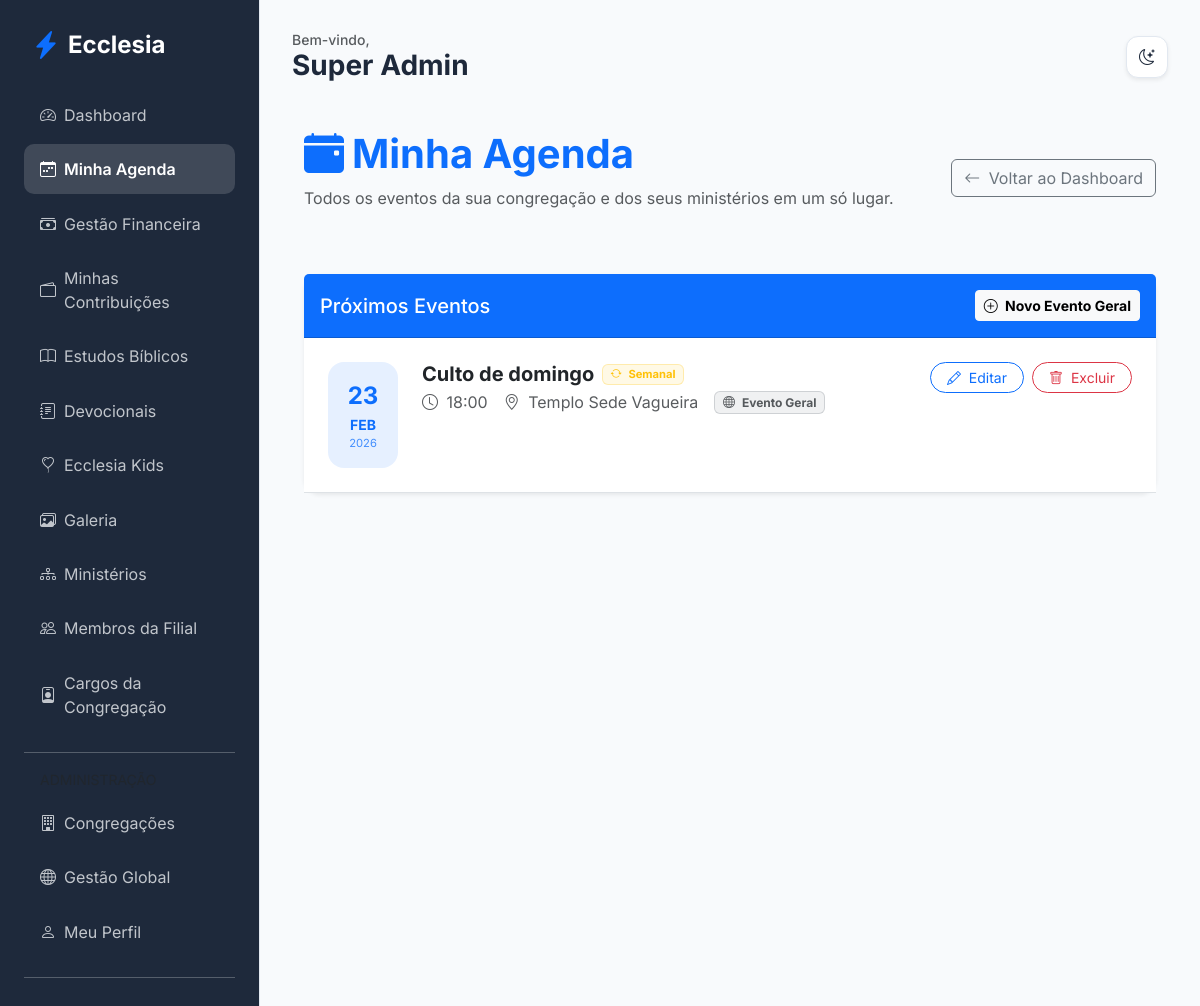
Page /members/agenda (signed in) on the earlier database version.
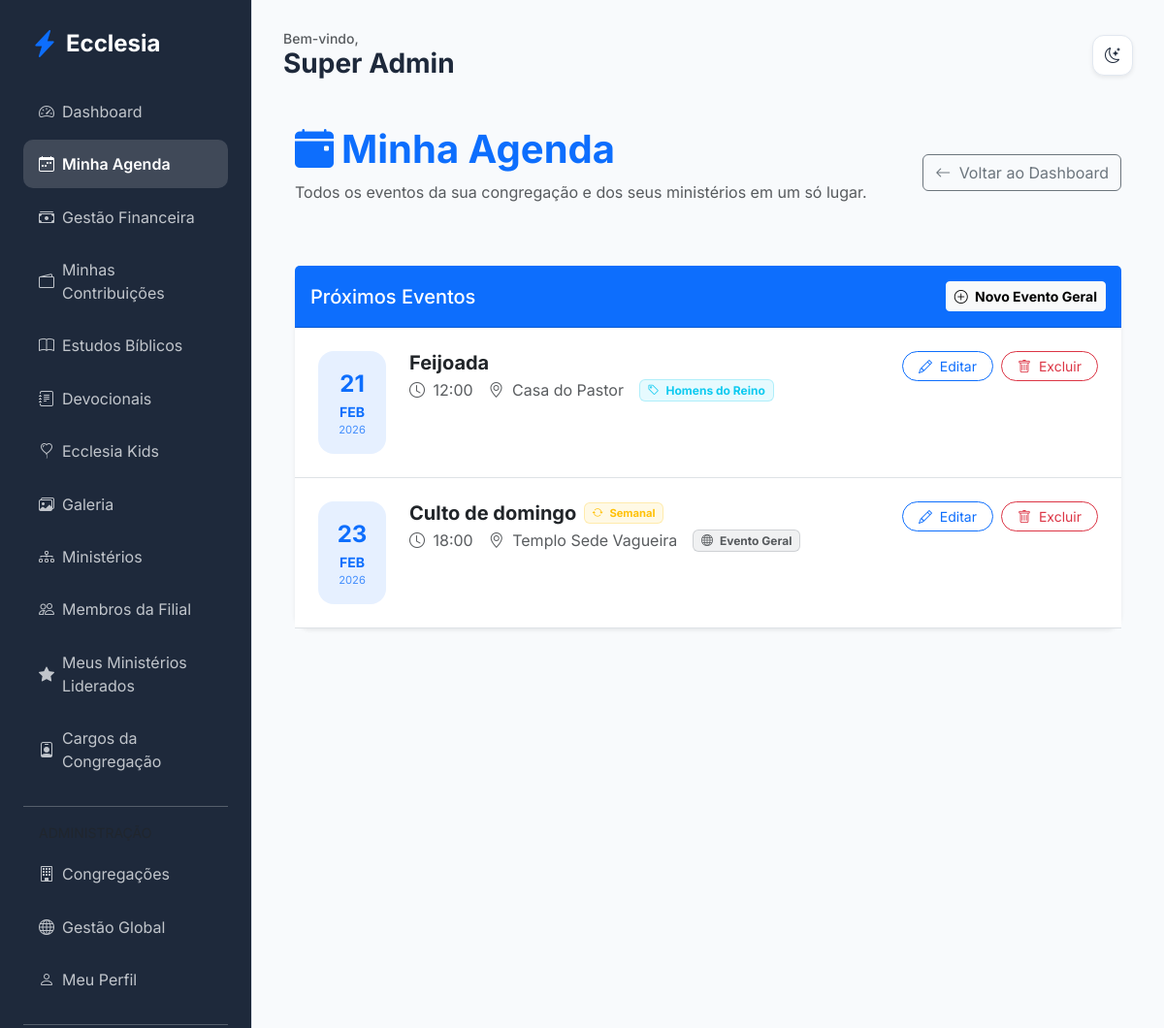
Same page on the later database version.
### app/core/models.py (models this page shows)
class Event(db.Model):
    id = db.Column(db.Integer, primary_key=True)
    title = db.Column(db.String(100), nullable=False)
    description = db.Column(db.Text)
    start_time = db.Column(db.DateTime, nullable=False)
    location = db.Column(db.String(200))
    ministry_id = db.Column(db.Integer, db.ForeignKey('ministry.id'), nullable=True)
    church_id = db.Column(db.Integer, db.ForeignKey('church.id'))
    recurrence = db.Column(db.String(20), default='none')

class Ministry(db.Model):
    id = db.Column(db.Integer, primary_key=True)
    name = db.Column(db.String(100), nullable=False)
    description = db.Column(db.Text)
    church_id = db.Column(db.Integer, db.ForeignKey('church.id'))
    leader_id = db.Column(db.Integer, db.ForeignKey('user.id'), nullable=True)
    events = db.relationship('Event', backref='ministry', lazy=True)
    leader = db.relationship('User', foreign_keys=[leader_id])
    transactions = db.relationship('MinistryTransaction', backref='ministry', lazy=True)

### app/modules/members/routes.py (the view)
@members_bp.route('/agenda')
@login_required
def agenda():
    ministry_ids = [m.id for m in current_user.ministries]
    events = Event.query.filter(
        (Event.church_id == current_user.church_id) &
        ((Event.ministry_id == None) | (Event.ministry_id.in_(ministry_ids))) &
        (Event.start_time >= datetime.now() - timedelta(hours=24))
    ).order_by(Event.start_time.asc()).all()
    return render_template('members/agenda.html', events=events)

### app/templates/members/agenda.html (shortened to what the changed rows need)
{% extends "base.html" %}
{% block content %}
<div class="container py-4">
    <div class="d-flex justify-content-between align-items-center mb-5">
        <div>
            <h1 class="fw-bold text-primary"><i class="bi bi-calendar-event-fill me-2"></i>Minha Agenda</h1>
        </div>
    </div>
    <div class="card border-0 shadow-sm">
        <div class="card-body p-0">
            <div class="list-group list-group-flush">
                {% for event in events %}
                <div class="list-group-item px-4 py-4 border-bottom">
                    <div class="d-flex justify-content-between align-items-start">
                        <div class="d-flex align-items-start flex-grow-1">
                            <div class="bg-primary bg-opacity-10 text-primary p-3 rounded-4 me-4 text-center" style="min-width: 70px;">
                                <div class="fw-bold fs-4">{{ event.start_time.strftime('%d') }}</div>
                                <div class="text-uppercase small fw-bold">{{ event.start_time.strftime('%b') }}</div>
                                <div class="extra-small opacity-75">{{ event.start_time.strftime('%Y') }}</div>
                            </div>
                            <div class="flex-grow-1">
                                <div class="d-flex align-items-center gap-2 mb-1">
                                    <h5 class="fw-bold mb-0">{{ event.title }}</h5>
                                    {% if event.recurrence != 'none' %}
                                    <span class="badge bg-warning bg-opacity-10 text-warning border border-warning border-opacity-25 extra-small">
                                        <i class="bi bi-arrow-repeat me-1"></i>
                                        {{ 'Semanal' if event.recurrence == 'weekly' else 'Mensal' }}
                                    </span>
                                    {% endif %}
                                </div>
                                <div class="d-flex flex-wrap gap-3 align-items-center text-muted">
                                    <span><i class="bi bi-clock me-1"></i> {{ event.start_time.strftime('%H:%M') }}</span>
                                    <span><i class="bi bi-geo-alt me-1"></i> {{ event.location or 'Local não definido' }}</span>
                                    {% if event.ministry %}
                                    <span class="badge bg-info bg-opacity-10 text-info border border-info border-opacity-25">
                                        <i class="bi bi-tag me-1"></i> {{ event.ministry.name }}
                                    </span>
                                    {% else %}
                                    <span class="badge bg-secondary bg-opacity-10 text-muted border border-secondary border-opacity-25">
                                        <i class="bi bi-globe me-1"></i> Evento Geral
                                    </span>
                                    {% endif %}
                                </div>
                            </div>
                        </div>
                        {% set is_admin = current_user.church_role and current_user.church_role.name in ['Administrador Global', 'Pastor Líder'] %}
                        {% set is_leader = event.ministry and event.ministry.leader_id == current_user.id %}
                        {% if is_admin or is_leader or current_user.can_manage_events %}
                        <div class="ms-3 d-flex gap-2">
                            <a href="{{ url_for('members.edit_event', id=event.id) }}" class="btn btn-outline-primary btn-sm rounded-pill px-3">
                                <i class="bi bi-pencil me-1"></i> Editar
                            </a>
                            <button type="button" class="btn btn-outline-danger btn-sm rounded-pill px-3" data-bs-toggle="modal" data-bs-target="#deleteModal{{ event.id }}">
                                <i class="bi bi-trash me-1"></i> Excluir
                            </button>
                        </div>
                        {% endif %}
                    </div>
                </div>
                {% else %}
                <div class="text-center py-5 text-muted">
                    <i class="bi bi-calendar-x fs-1 d-block mb-3 opacity-25"></i>
                    <p class="fs-5">Nenhum evento agendado para os próximos dias.</p>
                    <a href="{{ url_for('members.dashboard') }}" class="btn btn-primary mt-2">Voltar ao Dashboard</a>
                </div>
                {% endfor %}
            </div>
        </div>
    </div>
</div>
{% endblock %}

Differences in the rows shown:
added Event: start_time "21", start_time "FEB", start_time "2026", title "Feijoada", start_time "12:00", location "Casa do Pastor", ministry.name "Homens do Reino"
Other differences:
text now shown: "Meus Ministérios Liderados"
